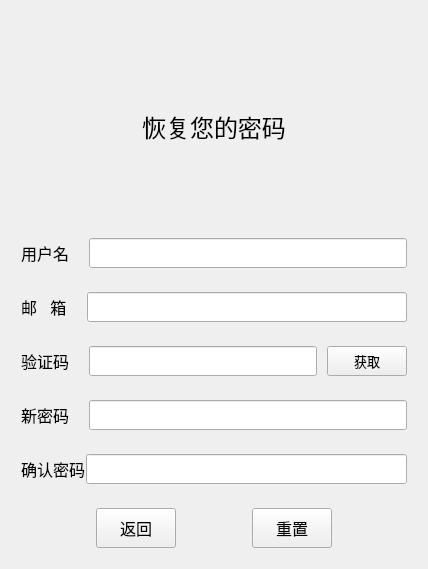
<?xml version="1.0" encoding="UTF-8"?>
<ui version="4.0">
 <class>ResetDialog</class>
 <widget class="QWidget" name="ResetDialog">
  <property name="geometry">
   <rect>
    <x>0</x>
    <y>0</y>
    <width>428</width>
    <height>569</height>
   </rect>
  </property>
  <property name="minimumSize">
   <size>
    <width>300</width>
    <height>500</height>
   </size>
  </property>
  <property name="maximumSize">
   <size>
    <width>600</width>
    <height>1000</height>
   </size>
  </property>
  <property name="windowTitle">
   <string>Form</string>
  </property>
  <layout class="QVBoxLayout" name="verticalLayout_2">
   <item>
    <layout class="QVBoxLayout" name="verticalLayout">
     <property name="leftMargin">
      <number>10</number>
     </property>
     <property name="topMargin">
      <number>10</number>
     </property>
     <property name="rightMargin">
      <number>10</number>
     </property>
     <property name="bottomMargin">
      <number>10</number>
     </property>
     <item>
      <widget class="QLabel" name="tip">
       <property name="font">
        <font>
         <pointsize>18</pointsize>
        </font>
       </property>
       <property name="text">
        <string>恢复您的密码</string>
       </property>
       <property name="alignment">
        <set>Qt::AlignmentFlag::AlignCenter</set>
       </property>
      </widget>
     </item>
     <item>
      <layout class="QGridLayout" name="gridLayout">
       <property name="horizontalSpacing">
        <number>0</number>
       </property>
       <property name="verticalSpacing">
        <number>4</number>
       </property>
       <item row="0" column="2">
        <widget class="QLineEdit" name="userLineEdit">
         <property name="minimumSize">
          <size>
           <width>0</width>
           <height>30</height>
          </size>
         </property>
        </widget>
       </item>
       <item row="0" column="1">
        <spacer name="horizontalSpacer">
         <property name="orientation">
          <enum>Qt::Orientation::Horizontal</enum>
         </property>
         <property name="sizeType">
          <enum>QSizePolicy::Policy::Fixed</enum>
         </property>
         <property name="sizeHint" stdset="0">
          <size>
           <width>20</width>
           <height>20</height>
          </size>
         </property>
        </spacer>
       </item>
       <item row="0" column="0">
        <widget class="QLabel" name="label_2">
         <property name="font">
          <font>
           <pointsize>12</pointsize>
          </font>
         </property>
         <property name="text">
          <string>用户名</string>
         </property>
        </widget>
       </item>
       <item row="1" column="2">
        <widget class="QLabel" name="userTip">
         <property name="maximumSize">
          <size>
           <width>16777215</width>
           <height>14</height>
          </size>
         </property>
         <property name="text">
          <string/>
         </property>
         <property name="alignment">
          <set>Qt::AlignmentFlag::AlignRight|Qt::AlignmentFlag::AlignTrailing|Qt::AlignmentFlag::AlignVCenter</set>
         </property>
        </widget>
       </item>
      </layout>
     </item>
     <item>
      <layout class="QGridLayout" name="gridLayout_2">
       <property name="horizontalSpacing">
        <number>0</number>
       </property>
       <property name="verticalSpacing">
        <number>4</number>
       </property>
       <item row="0" column="1">
        <spacer name="horizontalSpacer_2">
         <property name="orientation">
          <enum>Qt::Orientation::Horizontal</enum>
         </property>
         <property name="sizeType">
          <enum>QSizePolicy::Policy::Fixed</enum>
         </property>
         <property name="sizeHint" stdset="0">
          <size>
           <width>20</width>
           <height>20</height>
          </size>
         </property>
        </spacer>
       </item>
       <item row="0" column="2">
        <widget class="QLineEdit" name="emailLineEdit">
         <property name="minimumSize">
          <size>
           <width>0</width>
           <height>30</height>
          </size>
         </property>
        </widget>
       </item>
       <item row="0" column="0">
        <widget class="QLabel" name="label_3">
         <property name="font">
          <font>
           <pointsize>12</pointsize>
          </font>
         </property>
         <property name="text">
          <string>邮   箱</string>
         </property>
        </widget>
       </item>
       <item row="1" column="2">
        <widget class="QLabel" name="emailTip">
         <property name="maximumSize">
          <size>
           <width>16777215</width>
           <height>14</height>
          </size>
         </property>
         <property name="text">
          <string/>
         </property>
         <property name="alignment">
          <set>Qt::AlignmentFlag::AlignRight|Qt::AlignmentFlag::AlignTrailing|Qt::AlignmentFlag::AlignVCenter</set>
         </property>
        </widget>
       </item>
      </layout>
     </item>
     <item>
      <layout class="QGridLayout" name="gridLayout_3">
       <property name="horizontalSpacing">
        <number>0</number>
       </property>
       <property name="verticalSpacing">
        <number>4</number>
       </property>
       <item row="0" column="1">
        <spacer name="horizontalSpacer_3">
         <property name="orientation">
          <enum>Qt::Orientation::Horizontal</enum>
         </property>
         <property name="sizeType">
          <enum>QSizePolicy::Policy::Fixed</enum>
         </property>
         <property name="sizeHint" stdset="0">
          <size>
           <width>20</width>
           <height>20</height>
          </size>
         </property>
        </spacer>
       </item>
       <item row="0" column="2">
        <widget class="QLineEdit" name="codeLineEdit">
         <property name="minimumSize">
          <size>
           <width>0</width>
           <height>30</height>
          </size>
         </property>
        </widget>
       </item>
       <item row="0" column="0">
        <widget class="QLabel" name="label_4">
         <property name="font">
          <font>
           <pointsize>12</pointsize>
          </font>
         </property>
         <property name="text">
          <string>验证码</string>
         </property>
        </widget>
       </item>
       <item row="0" column="4">
        <widget class="QPushButton" name="getButton">
         <property name="minimumSize">
          <size>
           <width>0</width>
           <height>30</height>
          </size>
         </property>
         <property name="font">
          <font>
           <pointsize>10</pointsize>
          </font>
         </property>
         <property name="text">
          <string>获取</string>
         </property>
        </widget>
       </item>
       <item row="1" column="2">
        <widget class="QLabel" name="codeTip">
         <property name="maximumSize">
          <size>
           <width>16777215</width>
           <height>14</height>
          </size>
         </property>
         <property name="text">
          <string/>
         </property>
         <property name="alignment">
          <set>Qt::AlignmentFlag::AlignRight|Qt::AlignmentFlag::AlignTrailing|Qt::AlignmentFlag::AlignVCenter</set>
         </property>
        </widget>
       </item>
       <item row="0" column="3">
        <spacer name="horizontalSpacer_8">
         <property name="orientation">
          <enum>Qt::Orientation::Horizontal</enum>
         </property>
         <property name="sizeType">
          <enum>QSizePolicy::Policy::Fixed</enum>
         </property>
         <property name="sizeHint" stdset="0">
          <size>
           <width>10</width>
           <height>20</height>
          </size>
         </property>
        </spacer>
       </item>
      </layout>
     </item>
     <item>
      <layout class="QGridLayout" name="gridLayout_4">
       <property name="horizontalSpacing">
        <number>0</number>
       </property>
       <property name="verticalSpacing">
        <number>4</number>
       </property>
       <item row="0" column="1">
        <spacer name="horizontalSpacer_4">
         <property name="orientation">
          <enum>Qt::Orientation::Horizontal</enum>
         </property>
         <property name="sizeType">
          <enum>QSizePolicy::Policy::Fixed</enum>
         </property>
         <property name="sizeHint" stdset="0">
          <size>
           <width>20</width>
           <height>20</height>
          </size>
         </property>
        </spacer>
       </item>
       <item row="0" column="0">
        <widget class="QLabel" name="label_5">
         <property name="font">
          <font>
           <pointsize>12</pointsize>
          </font>
         </property>
         <property name="text">
          <string>新密码</string>
         </property>
        </widget>
       </item>
       <item row="0" column="2">
        <widget class="QLineEdit" name="pwdLineEdit">
         <property name="minimumSize">
          <size>
           <width>0</width>
           <height>30</height>
          </size>
         </property>
        </widget>
       </item>
       <item row="1" column="2">
        <widget class="QLabel" name="pwdTip">
         <property name="maximumSize">
          <size>
           <width>16777215</width>
           <height>14</height>
          </size>
         </property>
         <property name="text">
          <string/>
         </property>
         <property name="alignment">
          <set>Qt::AlignmentFlag::AlignRight|Qt::AlignmentFlag::AlignTrailing|Qt::AlignmentFlag::AlignVCenter</set>
         </property>
        </widget>
       </item>
      </layout>
     </item>
     <item>
      <layout class="QGridLayout" name="gridLayout_5">
       <property name="horizontalSpacing">
        <number>0</number>
       </property>
       <property name="verticalSpacing">
        <number>4</number>
       </property>
       <item row="1" column="2">
        <widget class="QLabel" name="confirmTip">
         <property name="maximumSize">
          <size>
           <width>16777215</width>
           <height>14</height>
          </size>
         </property>
         <property name="text">
          <string/>
         </property>
         <property name="alignment">
          <set>Qt::AlignmentFlag::AlignRight|Qt::AlignmentFlag::AlignTrailing|Qt::AlignmentFlag::AlignVCenter</set>
         </property>
        </widget>
       </item>
       <item row="0" column="0">
        <widget class="QLabel" name="label_6">
         <property name="font">
          <font>
           <pointsize>12</pointsize>
          </font>
         </property>
         <property name="text">
          <string>确认密码</string>
         </property>
        </widget>
       </item>
       <item row="0" column="2">
        <widget class="QLineEdit" name="confirmLineEdit">
         <property name="minimumSize">
          <size>
           <width>0</width>
           <height>30</height>
          </size>
         </property>
        </widget>
       </item>
       <item row="0" column="1">
        <spacer name="horizontalSpacer_9">
         <property name="orientation">
          <enum>Qt::Orientation::Horizontal</enum>
         </property>
         <property name="sizeType">
          <enum>QSizePolicy::Policy::Fixed</enum>
         </property>
         <property name="sizeHint" stdset="0">
          <size>
           <width>1</width>
           <height>20</height>
          </size>
         </property>
        </spacer>
       </item>
      </layout>
     </item>
     <item>
      <layout class="QGridLayout" name="gridLayout_6">
       <property name="horizontalSpacing">
        <number>0</number>
       </property>
       <property name="verticalSpacing">
        <number>4</number>
       </property>
       <item row="0" column="1">
        <widget class="QPushButton" name="cancelButton">
         <property name="minimumSize">
          <size>
           <width>80</width>
           <height>40</height>
          </size>
         </property>
         <property name="font">
          <font>
           <pointsize>12</pointsize>
          </font>
         </property>
         <property name="text">
          <string>返回</string>
         </property>
        </widget>
       </item>
       <item row="0" column="3">
        <widget class="QPushButton" name="resetButton">
         <property name="minimumSize">
          <size>
           <width>80</width>
           <height>40</height>
          </size>
         </property>
         <property name="font">
          <font>
           <pointsize>12</pointsize>
          </font>
         </property>
         <property name="text">
          <string>重置</string>
         </property>
        </widget>
       </item>
       <item row="0" column="0">
        <spacer name="horizontalSpacer_5">
         <property name="orientation">
          <enum>Qt::Orientation::Horizontal</enum>
         </property>
         <property name="sizeHint" stdset="0">
          <size>
           <width>40</width>
           <height>20</height>
          </size>
         </property>
        </spacer>
       </item>
       <item row="0" column="2">
        <spacer name="horizontalSpacer_6">
         <property name="orientation">
          <enum>Qt::Orientation::Horizontal</enum>
         </property>
         <property name="sizeHint" stdset="0">
          <size>
           <width>40</width>
           <height>20</height>
          </size>
         </property>
        </spacer>
       </item>
       <item row="0" column="4">
        <spacer name="horizontalSpacer_7">
         <property name="orientation">
          <enum>Qt::Orientation::Horizontal</enum>
         </property>
         <property name="sizeHint" stdset="0">
          <size>
           <width>40</width>
           <height>20</height>
          </size>
         </property>
        </spacer>
       </item>
      </layout>
     </item>
    </layout>
   </item>
  </layout>
 </widget>
 <resources/>
 <connections/>
</ui>
